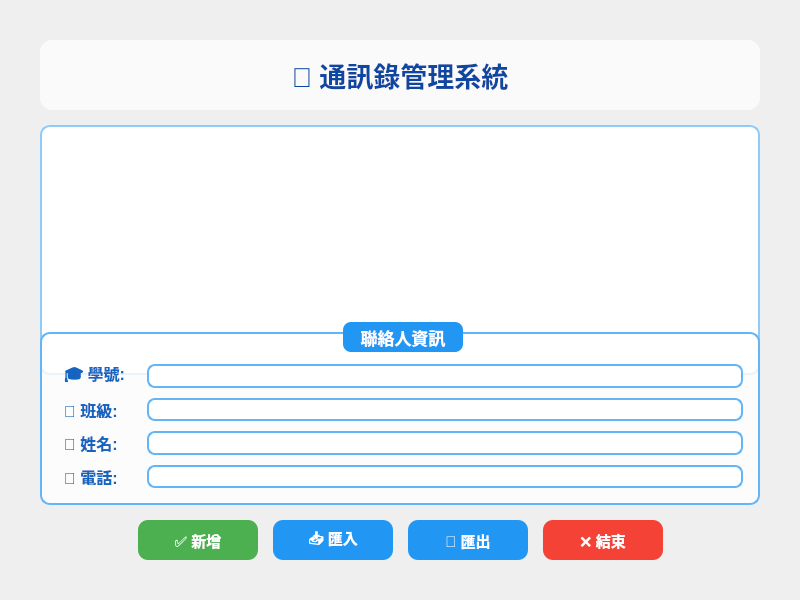
<?xml version="1.0" encoding="UTF-8"?>
<ui version="4.0">
 <class>Widget</class>
 <widget class="QWidget" name="Widget">
  <property name="geometry">
   <rect>
    <x>0</x>
    <y>0</y>
    <width>800</width>
    <height>600</height>
   </rect>
  </property>
  <property name="windowTitle">
   <string>通訊錄管理系統</string>
  </property>
  <property name="styleSheet">
   <string notr="true">QWidget {
    background: qlineargradient(x1:0, y1:0, x2:1, y2:1,
                                stop:0 #e3f2fd, stop:1 #bbdefb);
}

QLabel {
    color: #1565c0;
    font-weight: bold;
    font-size: 12pt;
    padding: 3px;
}

QLineEdit {
    background-color: white;
    border: 2px solid #64b5f6;
    border-radius: 8px;
    padding: 6px;
    font-size: 11pt;
    selection-background-color: #42a5f5;
}

QLineEdit:focus {
    border: 2px solid #1976d2;
    background-color: #ffffff;
}

QPushButton {
    background-color: #2196f3;
    color: white;
    border: none;
    border-radius: 10px;
    padding: 10px 20px;
    font-size: 11pt;
    font-weight: bold;
    min-width: 80px;
}

QPushButton:hover {
    background-color: #1976d2;
}

QPushButton:pressed {
    background-color: #0d47a1;
}

QPushButton#pushButton {
    background-color: #4caf50;
}

QPushButton#pushButton:hover {
    background-color: #45a049;
}

QPushButton#pushButton:pressed {
    background-color: #388e3c;
}

QPushButton#pushButton_4 {
    background-color: #f44336;
}

QPushButton#pushButton_4:hover {
    background-color: #e53935;
}

QPushButton#pushButton_4:pressed {
    background-color: #c62828;
}

QTableWidget {
    background-color: white;
    border: 2px solid #90caf9;
    border-radius: 10px;
    gridline-color: #bbdefb;
    selection-background-color: #64b5f6;
    selection-color: white;
    font-size: 10pt;
}

QTableWidget::item {
    padding: 5px;
}

QHeaderView::section {
    background-color: #1976d2;
    color: white;
    padding: 8px;
    border: 1px solid #1565c0;
    font-size: 11pt;
    font-weight: bold;
}

QHeaderView::section:hover {
    background-color: #1565c0;
}</string>
  </property>
  <widget class="QWidget" name="verticalLayoutWidget_2">
   <property name="geometry">
    <rect>
     <x>20</x>
     <y>20</y>
     <width>760</width>
     <height>560</height>
    </rect>
   </property>
   <layout class="QVBoxLayout" name="verticalLayout_2">
    <property name="spacing">
     <number>15</number>
    </property>
    <property name="leftMargin">
     <number>20</number>
    </property>
    <property name="topMargin">
     <number>20</number>
    </property>
    <property name="rightMargin">
     <number>20</number>
    </property>
    <property name="bottomMargin">
     <number>20</number>
    </property>
    <item>
     <widget class="QLabel" name="titleLabel">
      <property name="text">
       <string>📇 通訊錄管理系統</string>
      </property>
      <property name="alignment">
       <set>Qt::AlignmentFlag::AlignCenter</set>
      </property>
      <property name="styleSheet">
       <string notr="true">QLabel {
    font-size: 20pt;
    font-weight: bold;
    color: #0d47a1;
    background-color: rgba(255, 255, 255, 180);
    border-radius: 12px;
    padding: 15px;
}</string>
      </property>
     </widget>
    </item>
    <item>
     <widget class="QTableWidget" name="tableWidget">
      <property name="minimumSize">
       <size>
        <width>0</width>
        <height>250</height>
       </size>
      </property>
     </widget>
    </item>
    <item>
     <widget class="QGroupBox" name="inputGroupBox">
      <property name="title">
       <string>聯絡人資訊</string>
      </property>
      <property name="styleSheet">
       <string notr="true">QGroupBox {
    background-color: rgba(255, 255, 255, 200);
    border: 2px solid #64b5f6;
    border-radius: 10px;
    margin-top: 10px;
    font-size: 13pt;
    font-weight: bold;
    color: #1565c0;
    padding-top: 15px;
}

QGroupBox::title {
    subcontrol-origin: margin;
    subcontrol-position: top center;
    padding: 5px 15px;
    background-color: #2196f3;
    color: white;
    border-radius: 8px;
}</string>
      </property>
      <layout class="QVBoxLayout" name="groupBoxLayout">
       <property name="spacing">
        <number>10</number>
       </property>
       <property name="leftMargin">
        <number>15</number>
       </property>
       <property name="topMargin">
        <number>15</number>
       </property>
       <property name="rightMargin">
        <number>15</number>
       </property>
       <property name="bottomMargin">
        <number>15</number>
       </property>
       <item>
        <layout class="QVBoxLayout" name="verticalLayout">
       <item>
        <layout class="QHBoxLayout" name="horizontalLayout_2">
         <property name="spacing">
          <number>10</number>
         </property>
         <item>
          <widget class="QLabel" name="label_2">
           <property name="minimumSize">
            <size>
             <width>80</width>
             <height>0</height>
            </size>
           </property>
           <property name="text">
            <string>🎓 學號:</string>
           </property>
          </widget>
         </item>
         <item>
          <widget class="QLineEdit" name="lineEdit_2"/>
         </item>
        </layout>
       </item>
       <item>
        <layout class="QHBoxLayout" name="horizontalLayout_3">
         <property name="spacing">
          <number>10</number>
         </property>
         <item>
          <widget class="QLabel" name="label_3">
           <property name="minimumSize">
            <size>
             <width>80</width>
             <height>0</height>
            </size>
           </property>
           <property name="text">
            <string>🏫 班級:</string>
           </property>
          </widget>
         </item>
         <item>
          <widget class="QLineEdit" name="lineEdit_3"/>
         </item>
        </layout>
       </item>
       <item>
        <layout class="QHBoxLayout" name="horizontalLayout">
         <property name="spacing">
          <number>10</number>
         </property>
         <item>
          <widget class="QLabel" name="label">
           <property name="minimumSize">
            <size>
             <width>80</width>
             <height>0</height>
            </size>
           </property>
           <property name="text">
            <string>👤 姓名:</string>
           </property>
          </widget>
         </item>
         <item>
          <widget class="QLineEdit" name="lineEdit"/>
         </item>
        </layout>
       </item>
       <item>
        <layout class="QHBoxLayout" name="horizontalLayout_5">
         <property name="spacing">
          <number>10</number>
         </property>
         <item>
          <widget class="QLabel" name="label_4">
           <property name="minimumSize">
            <size>
             <width>80</width>
             <height>0</height>
            </size>
           </property>
           <property name="text">
            <string>📞 電話:</string>
           </property>
          </widget>
         </item>
         <item>
          <widget class="QLineEdit" name="lineEdit_4"/>
         </item>
        </layout>
       </item>
       </layout>
      </item>
      </layout>
     </widget>
    </item>
    <item>
     <layout class="QHBoxLayout" name="horizontalLayout_4">
      <property name="spacing">
       <number>15</number>
      </property>
      <item>
       <spacer name="horizontalSpacer">
        <property name="orientation">
         <enum>Qt::Orientation::Horizontal</enum>
        </property>
        <property name="sizeHint" stdset="0">
         <size>
          <width>40</width>
          <height>20</height>
         </size>
        </property>
       </spacer>
      </item>
      <item>
       <widget class="QPushButton" name="pushButton">
        <property name="minimumSize">
         <size>
          <width>100</width>
          <height>40</height>
         </size>
        </property>
        <property name="text">
         <string>✅ 新增</string>
        </property>
       </widget>
      </item>
      <item>
       <widget class="QPushButton" name="pushButton_3">
        <property name="minimumSize">
         <size>
          <width>100</width>
          <height>40</height>
         </size>
        </property>
        <property name="text">
         <string>📥 匯入</string>
        </property>
       </widget>
      </item>
      <item>
       <widget class="QPushButton" name="pushButton_2">
        <property name="minimumSize">
         <size>
          <width>100</width>
          <height>40</height>
         </size>
        </property>
        <property name="text">
         <string>💾 匯出</string>
        </property>
       </widget>
      </item>
      <item>
       <widget class="QPushButton" name="pushButton_4">
        <property name="minimumSize">
         <size>
          <width>100</width>
          <height>40</height>
         </size>
        </property>
        <property name="text">
         <string>❌ 結束</string>
        </property>
       </widget>
      </item>
      <item>
       <spacer name="horizontalSpacer_2">
        <property name="orientation">
         <enum>Qt::Orientation::Horizontal</enum>
        </property>
        <property name="sizeHint" stdset="0">
         <size>
          <width>40</width>
          <height>20</height>
         </size>
        </property>
       </spacer>
      </item>
     </layout>
    </item>
   </layout>
  </widget>
 </widget>
 <resources/>
 <connections/>
</ui>
